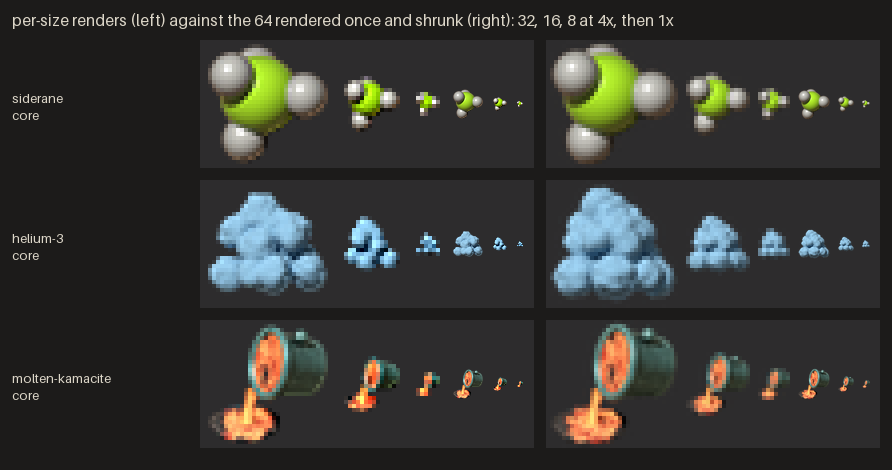
#> input picture concept/items/gases-melts/review-downscale.png, 892 x 470 px
$ python -i hues.py   (imports and definitions only)
#> lines starting #> are read from the running program, lines starting #| are printed output that depends on the picture
### tools/paths.py
#!/usr/bin/env python3
"""tools/paths.conf, read: where this checkout's Factorio and Blender are, for the Python scripts.

    sys.path.insert(0, "<repo>/tools"); import paths
    paths.factorio_bin()     # <FACTORIO_ROOT>/bin/x64/factorio
    paths.factorio_data()    # <FACTORIO_ROOT>/data
    paths.blender()          # BLENDER

Each returns the path as a string, or raises PathsError naming paths.conf and the key: a key
missing, empty or named twice, a path that does not exist, a line that is not KEY=value.
PathsError is a SystemExit, so a script that does not catch it stops (exit 1) with that message
and no traceback -- in Blender's Python too. The paths.conf read is the one beside this file, so
each checkout reads its own. It is parsed line by line, never executed or expanded; the format
is in paths.conf, and tools/paths.sh is the same reader for the shell.

  python3 tools/paths.py          prints all four, labelled; exit 1 naming the first that fails
  python3 tools/paths.py <name>   prints that one path alone (for "$(...)" in a shell): <name> is
                                  factorio-bin, factorio-data, factorio-root or blender. Exit 1,
                                  the message on stderr and nothing on stdout, when it fails;
                                  exit 2 with usage for any other name
"""
import os
import re
import sys

CONF = os.path.join(os.path.dirname(os.path.abspath(__file__)), "paths.conf")
LINE = re.compile(r"([A-Za-z_][A-Za-z0-9_]*)[ \t\n\r\f\v]*=(.*)\Z", re.S)
BLANK = " \t\n\r\f\v"                   # bash's [[:space:]], as tools/paths.sh trims


class PathsError(SystemExit):
    """paths.conf cannot answer for a key."""


def value(key):
    """KEY's value in paths.conf, as written."""
    try:
        with open(CONF, encoding="utf-8") as f:
            text = f.read()
    except OSError as e:
        raise PathsError(f"{CONF}: cannot read it ({e.strerror}), so {key} is unknown") from None
    found = None
    for n, line in enumerate(text.split("\n"), 1):
        line = line[:-1] if line.endswith("\r") else line
        line = line.lstrip(BLANK)
        if not line or line.startswith("#"):
            continue
        m = LINE.match(line)
        if not m:
            raise PathsError(f"{CONF}: line {n} is not KEY=value (reading {key})")
        if m.group(1) != key:
            continue
        if found is not None:
            raise PathsError(f"{CONF}: {key} is set twice (line {n})")
        found = m.group(2).strip(BLANK)
    if found is None:
        raise PathsError(f"{CONF}: no {key}= line")
    if not found:
        raise PathsError(f"{CONF}: {key} is empty")
    return found


def factorio_root():
    """The Factorio install folder."""
    root = value("FACTORIO_ROOT")
    if not os.path.isdir(root):
        raise PathsError(f"{CONF}: FACTORIO_ROOT={root}: no such directory")
    return root


# [7 lines left out: function factorio_bin, not called in this run]


def factorio_data():
    """<FACTORIO_ROOT>/data: base/, space-age/ and the rest under it."""
    root = factorio_root()
    d = os.path.join(root, "data")
    if not os.path.isdir(os.path.join(d, "base")):
        raise PathsError(f"{CONF}: FACTORIO_ROOT={root} has no data/base directory")
    return d


# [6 lines left out: function blender, not called in this run]


NAMES = {"factorio-bin": factorio_bin, "factorio-data": factorio_data, "factorio-root": factorio_root,
         "blender": blender}                # the command line's: one path alone
USAGE = f"usage: python3 tools/paths.py [{' | '.join(NAMES)}]"


# [11 lines left out: function main, not called in this run]


# [2 lines that do not run on import are left out]

### concept/items/hues.py
#!/usr/bin/env python3
"""Colour identity survey: the mean hue and saturation of an icon's lit pixels.

  python3 concept/items/hues.py [icon.png[:label] ...]

With no arguments, surveys vanilla's and Space Age's raw resources, raw materials
and plates, plus the mod's own fluid colours (siderane, helium-3), and prints each.

  python3 concept/items/hues.py --family <strips-dir> item[=#base] ... [--into measures.json]

measures a rendered family: each item's lit hue and saturation, its nearest
saturated neighbour among the raw materials above, vanilla's and Space Age's fluid
icons (FLUIDS), the mod's own colours (OURS, MOD_ICONS) and the family's other
members, and -- for a fluid, given its in-game base colour -- the distance from
that colour's hue. --into merges the result into a review sheet's measures.json
as "hue_survey" and "hues", as the kamacite round 3 sampler did.

"Lit pixels": the 64 px level's opaque pixels (alpha > 200) in the brighter half
of the icon's own luminance -- the faces the sun catches, which is where vanilla
puts an item's colour (iron ore's lit faces are its blue; its shadows are grey).
Hue is the saturation-weighted circular mean of HSV hue, in degrees; saturation
the mean HSV saturation (0-1) of the same pixels.
"""
import colorsys
import math
import os
import sys

from PIL import Image

sys.path.insert(0, os.path.join(os.path.dirname(os.path.abspath(__file__)), "../../tools"))
import paths  # noqa: E402   tools/paths.py: where Factorio is

# [1 line that did not run here, left out]
BASE = ["iron-ore", "iron-plate", "copper-ore", "copper-plate", "uranium-ore", "stone", "coal",
        "steel-plate", "stone-brick", "sulfur", "wood", "solid-fuel", "plastic-bar", "uranium-238", "uranium-235"]
SPACE_AGE = ["tungsten-ore", "tungsten-plate", "tungsten-carbide", "holmium-ore", "holmium-plate", "calcite",
             "scrap", "lithium", "lithium-plate", "carbon", "ice"]
OURS = {"siderane (fluid)": (0.66, 0.85, 0.16), "helium-3 (fluid)": (0.55, 0.78, 0.90)}


FLUIDS = [("base", n) for n in ("crude-oil", "heavy-oil", "light-oil", "petroleum-gas", "lubricant", "sulfuric-acid",
                                 "water", "steam")] + \
         [("space-age", n) for n in ("ammonia", "ammoniacal-solution", "electrolyte", "fluorine", "fluoroketone-cold",
                                      "fluoroketone-hot", "holmium-solution", "lava", "lithium-brine", "molten-copper",
                                      "molten-iron", "thruster-fuel", "thruster-oxidizer")]
# the mod's settled colours, as rendered or as specified
MOD_COLOURS = {"kamacite teal (rendered, 160-166)": (163, 0.29), "radiant green-white #A8E8C0": None,
               "radiant solution (fluid)": (0.12, 0.39, 1.0), "molten kamacite (fluid)": (0.85, 0.42, 0.16)}


def lit(im):
    im = im.convert("RGBA").crop((0, 0, 64, 64)) if im.width > im.height else im.convert("RGBA")
    px = [p for p in im.get_flattened_data() if p[3] > 200]
    if not px:
        return []
    L = sorted(0.299 * r + 0.587 * g + 0.114 * b for r, g, b, a in px)
    med = L[len(L) // 2]
    return [p for p in px if 0.299 * p[0] + 0.587 * p[1] + 0.114 * p[2] >= med]


# [9 lines left out: function hue_sat, not called in this run]


def icon(path):
    return hue_sat(lit(Image.open(path)))


def colour(rgb):
    h, s, v = colorsys.rgb_to_hsv(*rgb)
    return (h * 360, s)


# [9 lines left out: function survey, not called in this run]


def dist(a, b):
    d = abs(a - b) % 360
    return min(d, 360 - d)


# [25 lines left out: functions nearest, survey_all, not called in this run]


def hexrgb(h):
    h = h.lstrip("#")
    return tuple(int(h[i:i + 2], 16) / 255 for i in (0, 2, 4))


# [24 lines left out: function family, not called in this run]


# [26 lines not run here, left out]

>>> from PIL import Image
>>> picture = Image.open('gases-melts/review-downscale.png')
#> picture is the input picture: PIL image 892x470 RGBA; mean R, G, B, A 53.4, 54.2, 50.9, 255
>>> result = lit(picture)
#> in lit, `im = im.convert("RGBA").crop((0, 0, 64, 64)) if im.width > im.height e..`:
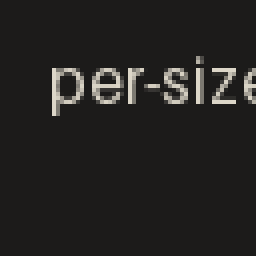
#> im: PIL image 64x64 RGBA (shown 4 times larger); mean R, G, B, A 36.1, 34.9, 33.3, 255
#> (the run stopped early here; a loop or call above may not have finished)
